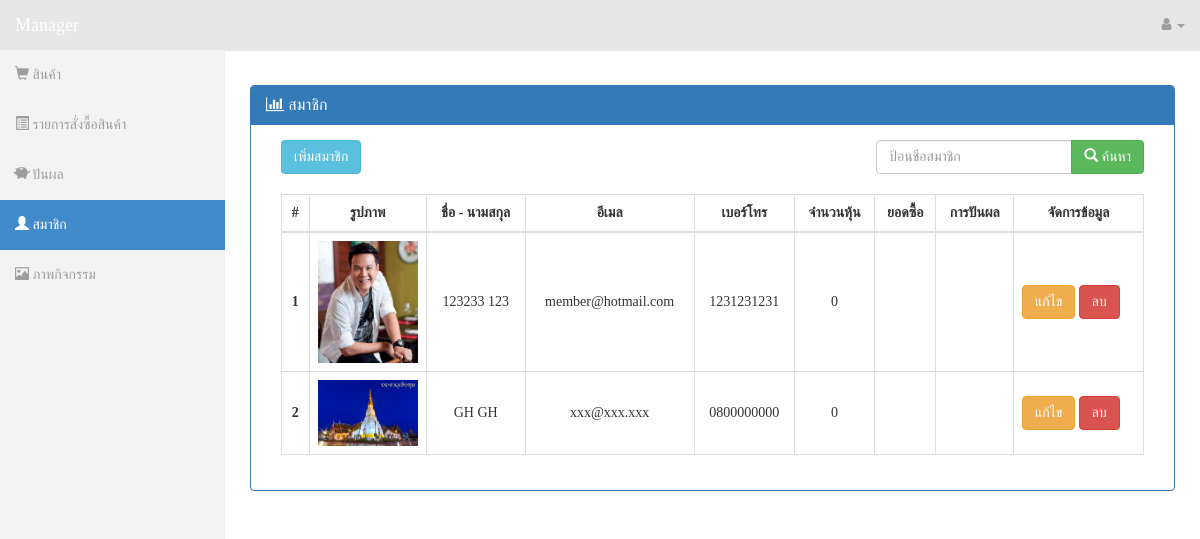
The app's page /index.php/manager/member, older data.
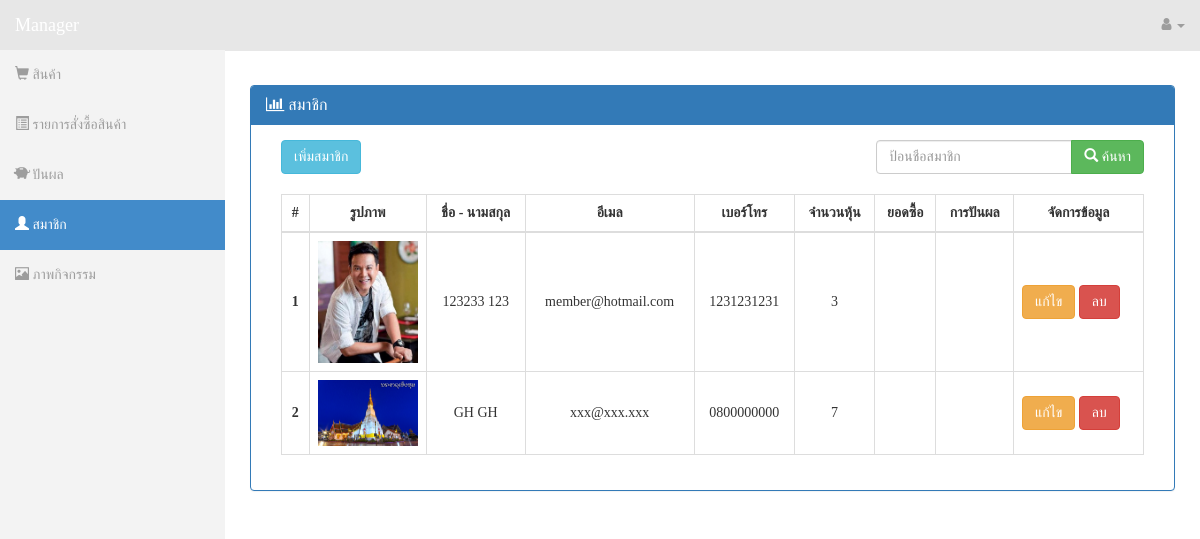
The same page, newer data.
### tables this page shows
CREATE TABLE `member` (
  `member_id` int(11) NOT NULL,
  `member_name` varchar(50) NOT NULL,
  `member_surname` varchar(50) NOT NULL,
  `member_idcard` varchar(13) NOT NULL,
  `member_birthday` date NOT NULL,
  `member_tel` varchar(15) NOT NULL,
  `member_email` varchar(50) NOT NULL,
  `member_gender` varchar(10) NOT NULL,
  `member_address` text NOT NULL,
  `member_image` varchar(50) NOT NULL,
  `member_user` varchar(50) NOT NULL,
  `member_password` varchar(50) NOT NULL,
  `member_share` varchar(20) NOT NULL DEFAULT '0'
);

### application/controllers/Manager.php (called while the page is built, shortened)
<?php
class Manager extends CI_Controller {
	public function __construct()
	{
		$this->load->library("pagination");
	}
	public function member()
	{
		$where = 'member_name';
		$search = '';
		$table = 'member';
		$config = array();
    $config["base_url"] = base_url('Manager/member');
    $config["total_rows"] = $this->Main_model->record_count($table, $search, $where);
    $config["per_page"] = 10;
		$config["uri_segment"] = 3;
		$limit = $config['per_page'];
		$config['full_tag_open'] = "<ul class='pagination'>";
		$config['full_tag_close'] ="</ul>";
		$config['num_tag_open'] = '<li>';
		$config['num_tag_close'] = '</li>';
		$config['cur_tag_open'] = "<li class='disabled'><li class='active'><a href='#'>";
		$config['cur_tag_close'] = "<span class='sr-only'></span></a></li>";
		$config['next_tag_open'] = "<li>";
		$config['next_tagl_close'] = "</li>";
		$config['prev_tag_open'] = "<li>";
		$config['prev_tagl_close'] = "</li>";
		$config['first_tag_open'] = "<li>";
		$config['first_tagl_close'] = "</li>";
		$config['last_tag_open'] = "<li>";
		$config['last_tagl_close'] = "</li>";
    $this->pagination->initialize($config);
		$page = ($this->uri->segment(3)) ? $this->uri->segment(3) : 0;
		$data["member"] = $this->Main_model->fetch_data($limit, $page, $table, $search, $where);
		$data["links"] = $this->pagination->create_links();
		$this->load->view('Manager/member', $data);
	}
}

### index.php (called while the page is built, shortened)
<?php
require_once BASEPATH.'core/CodeIgniter.php';

### application/models/Main_model.php (called while the page is built, shortened)
<?php
class Main_model extends CI_Model{
  public function record_count($table, $search, $where){
    $this->db->like($where, $search);
    $query = $this->db->get($table);
    return $query->num_rows();
  }
  public function fetch_data($limit, $start, $table, $search, $where) {
    $this->db->like($where, $search);
    $this->db->limit($limit, $start);
    $query = $this->db->get($table);
    if ($query->num_rows() > 0) {
      foreach ($query->result() as $row) {
        $data[] = $row;
      }
      return $data;
    }
    return false;
  }
}

### application/views/Manager/member.php (the view, shortened to what the changed rows need)
<!DOCTYPE html>
<html lang="en">
<head>
  <link rel="stylesheet" type="text/css" href="<?php echo base_url(''); ?>bootstrap/css/bootstrap.min.css" />
  <link rel="stylesheet" type="text/css" href="<?php echo base_url(''); ?>font-awesome/css/font-awesome.min.css" />
  <link rel="stylesheet" type="text/css" href="<?php echo base_url(''); ?>css/local.css" />
</head>
<body>
  <div id="wrapper">
      <div id="page-wrapper">
        <div class="row">
          <div class="col-lg-12">
            <div class="panel panel-primary">
              <div class="panel-body">
                <div class="col-xs-12 col-md-12" style="margin-top:20px;">
                  <table class="table table-bordered">
                    <thead>
                      <tr>
                        <th style="text-align:center;">#</th>
                        <th style="text-align:center;"> รูปภาพ </th>
                        <th style="text-align:center;"> ชื่อ - นามสกุล </th>
                        <th style="text-align:center;"> อีเมล </th>
                        <th style="text-align:center;"> เบอร์โทร </th>
                        <th style="text-align:center;"> จำนวนหุ้น </th>
                        <th style="text-align:center;"> ยอดซื้อ </th>
                        <th style="text-align:center;"> การปันผล </th>
                        <th style="text-align:center;"> จัดการข้อมูล </th>
                      </tr>
                    </thead>
                    <tbody>
                      <?php $i = 1;
                      if( !empty($member) ) {
                         foreach ($member as $member) { ?>
                        <tr>
                          <th scope="row" style="text-align:center; vertical-align:middle;"> <?php echo $i; ?> </th>
                          <td style="width:100px;">
                            <img src="<?php echo base_url('image/member/'); ?>/<?php echo $member->member_image ?>" width="100px">
                          </td>
                          <td style="text-align:center; vertical-align:middle;"> <?php echo $member->member_name; ?> <?php echo $member->member_surname; ?> </td>
                          <td style="text-align:center; vertical-align:middle;"> <?php echo $member->member_email; ?> </td>
                          <td style="text-align:center; vertical-align:middle;"> <?php echo $member->member_tel; ?> </td>
                          <td style="text-align:center; vertical-align:middle;"> <?php echo $member->member_share; ?> </td>
                          <td style="text-align:center; vertical-align:middle;">  </td>
                          <td style="text-align:center; vertical-align:middle;">  </td>
                          <td style="width:130px; vertical-align:middle;">
                            <a href="<?php echo site_url('Manager/member_edit'); ?>/<?php echo $member->member_id; ?>">
                              <input type="button" class="btn btn-warning" name="btn_edit" value="แก้ไข">
                            </a>
                            <a href="<?php echo site_url('Manager/member_delete'); ?>/<?php echo $member->member_id; ?>" onclick="return confirm('ยืนยันการลบข้อมูลสมาชิกท่านนี้ ?');">
                              <input type="button" class="btn btn-danger" name="btn_delete" value="ลบ">
                            </a>
                          </td>
                        </tr>
                      <?php $i++; ?>
                    <?php }
                  }?>
                    </tbody>
                  </table>
                </div>
              </div>
            </div>
          </div>
        </div>
      </div>
    </div>
  </body>
  </html>

Row changes from the older to the newer data that the page shows:
changed member "member@hotmail.com": member_share "0" → "3"
changed member "GH": member_share "0" → "7"
